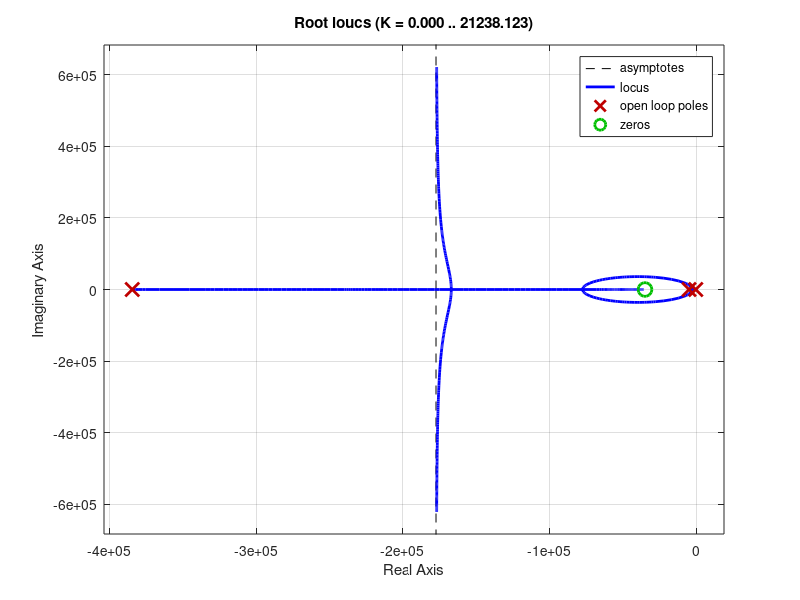

The MATLAB script that drew this image:
%Rootlocus exempel ('control toolbox krävs')
clear all;
close all;
s=zpk('s'); %Definiera 's', se help zpk

%Antag några värden
P1=-5000;
P2=-367;
P3=-384615;
n=-35012;

figure(1)
%två slingpoler och ett slingnollställe
rlocus( (1-s/n) / ( (1-s/P1)*(1-s/P2)*(1-s/P3) ) )


